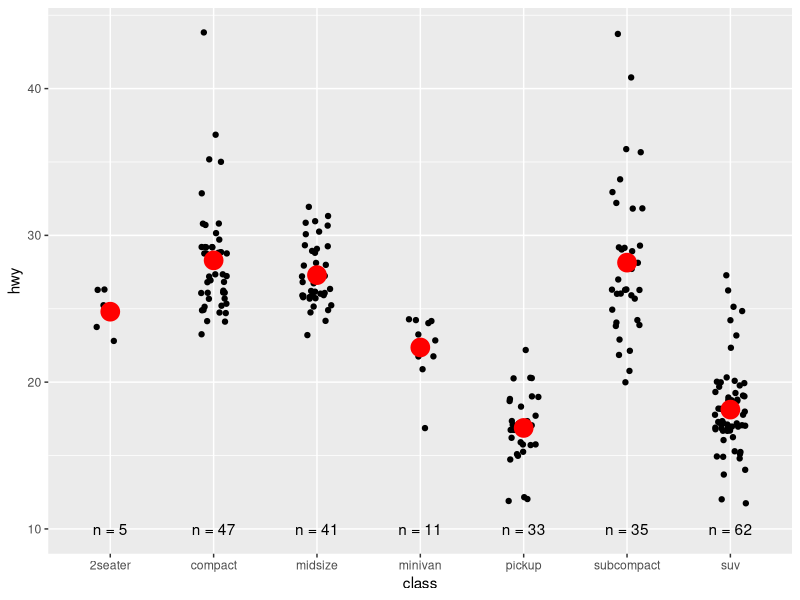
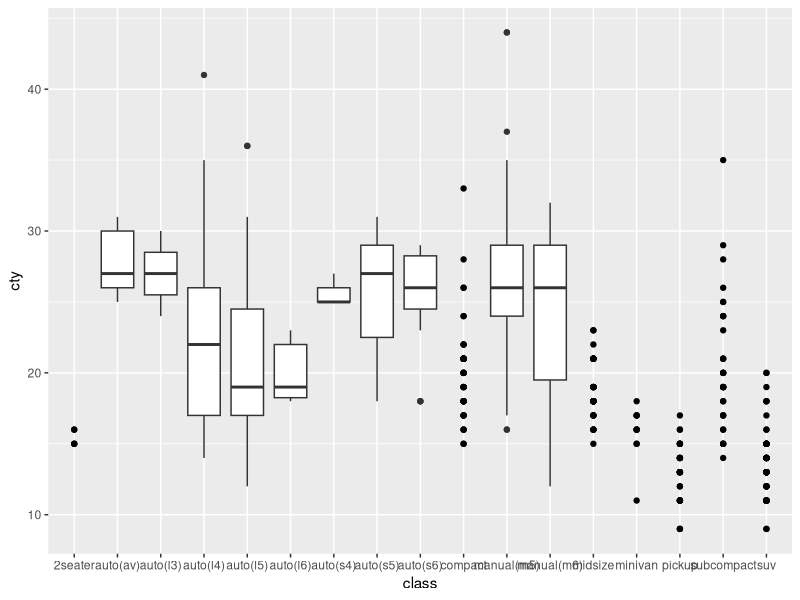
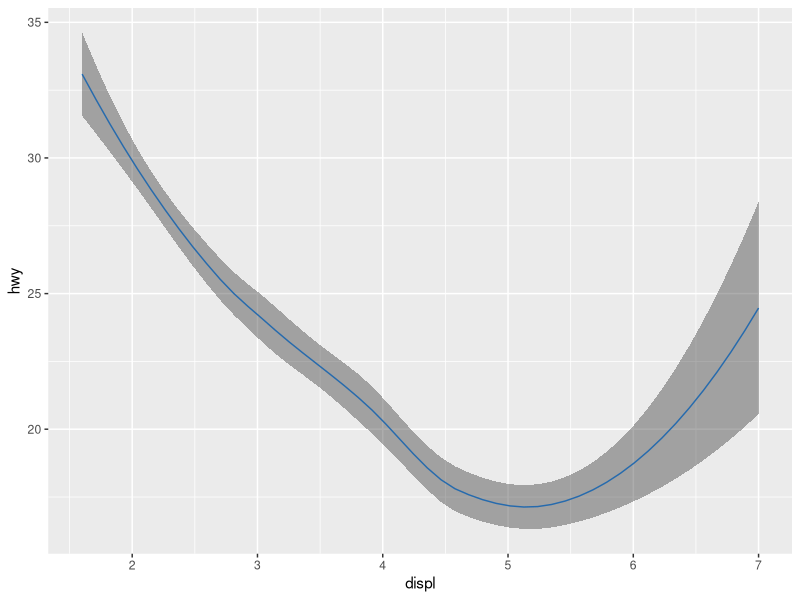
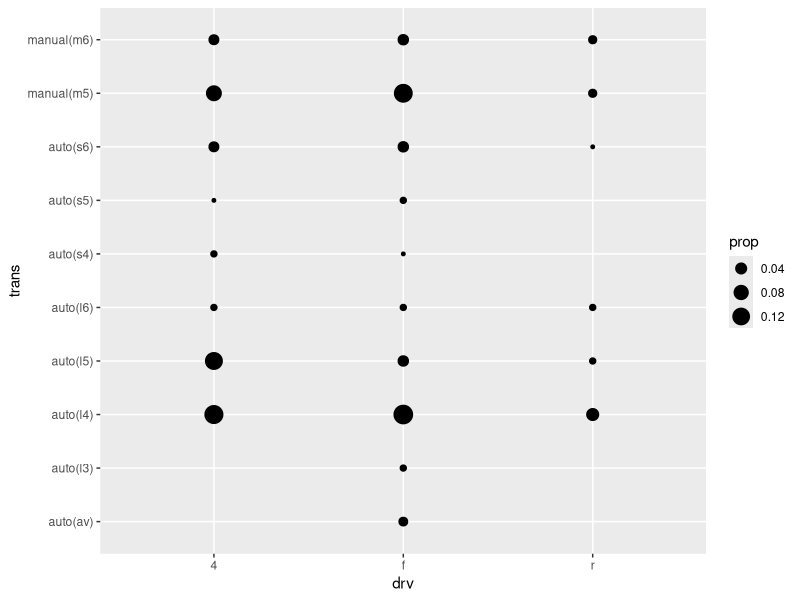

Source code (R) for these figures, in order:
## ---- chunk 1
knitr::opts_chunk$set(echo = TRUE)
## ---- chunk 2
library(tidyverse)
## ---- chunk 3
library(dplyr)
class <- mpg %>% 
  group_by(class) %>% 
  summarise(n = n(), hwy = mean(hwy))
## ---- chunk 4
mpg %>% 
  ggplot(aes(class, hwy)) +
  geom_jitter(width = 0.15, height = 0.35) +
  geom_point(data = class, aes(class, hwy), 
             color = "red",
             size = 6) +
  geom_text(data = class, aes(y = 10, x = class, label = paste0("n = ", n)))
## ---- chunk 5
####################################
####################################
# ggplot(mpg) + 
#   geom_point(aes(mpg$displ, mpg$hwy))

# The above can be simplified:
# ggplot(mpg) +
#   geom_point(aes(displ, hwy))
####################################
####################################


####################################
####################################
# ggplot() + 
#  geom_point(mapping = aes(y = hwy, x = cty),
#             data = mpg) +
#  geom_smooth(data = mpg, 
#              mapping = aes(cty, hwy))

# The above can be simplified:
# ggplot(mpg, aes(cty, hwy)) +
#  geom_point() +
#  geom_smooth()
####################################
####################################


####################################
####################################
# ggplot(diamonds, aes(carat, price)) + 
#   geom_point(aes(log(brainwt), log(bodywt)), 
#              data = msleep)

# The above can be simplified:
# msleep_processed <- msleep %>% 
#   mutate(brainwt_log = log(brainwt),
#          bodywt_log = log(bodywt))

# ggplot(diamonds, aes(carat, price)) +
#   geom_point(aes(brainwt_log, bodywt_log), 
#              data = msleep_processed)
####################################
####################################
## ---- chunk 6
ggplot(mpg) +
  geom_point(aes(class, cty)) + 
  geom_boxplot(aes(trans, hwy))
## ---- chunk 7
mod <- loess(hwy ~ displ, data = mpg)
smoothed <- data.frame(displ = seq(1.6, 7, length = 50))
pred <- predict(mod, newdata = smoothed, se = TRUE) 
smoothed$hwy <- pred$fit
smoothed$hwy_lwr <- pred$fit - 1.96 * pred$se.fit
smoothed$hwy_upr <- pred$fit + 1.96 * pred$se.fit

smoothed %>% 
  ggplot(aes(displ, hwy)) +
  geom_line(color = "dodgerblue1") +
  geom_ribbon(aes(ymin = hwy_lwr,
                  ymax = hwy_upr),
              alpha = 0.4)
## ---- chunk 8
mpg %>% 
  ggplot(aes(drv, trans)) +
  geom_count(aes(size = after_stat(prop), group = 1)) 
